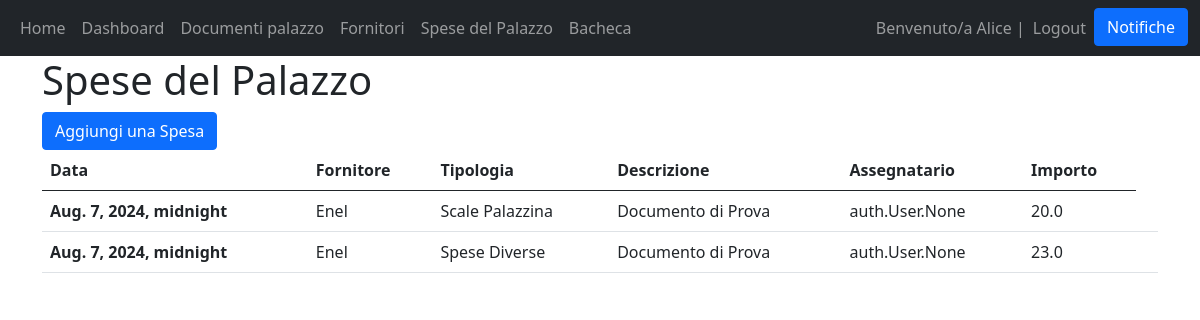
Before: /spesa (signed in) with the older database file.
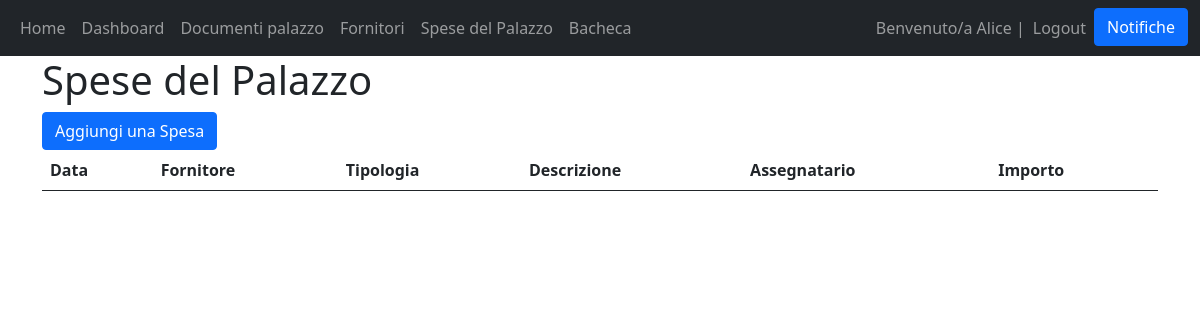
After: the same page with the newer database file.
### Condominio/models.py (models this page shows)
class Spesa(models.Model):
    class Tipologie(models.TextChoices):
        LUCE_PALAZZINA="Luce Palazzina"
        SCALE_PALAZZINA="Scale Palazzina"
        MANUTENZIONE_ORDINARIA="Manutenzione Ordinaria"
        MANUTENZIONE_ORDINARIA_COMUNE="Manutenzione Ordinaria Comune"
        SPESA_GENERALE="Spese Generali"
        SPESA_STRAORDINARIA="Spesa Straordinaria"
        SPESA_STRAORDINARIA_COMUNE="Spesa Straordinaria Comune"
        SPESE_DIVERSE="Spese Diverse"
    fornitore=models.ForeignKey(Fornitore, on_delete=models.PROTECT, default=None)
    data=models.DateTimeField("Data")
    tipologia=models.TextField("Tipologia", choices=Tipologie.choices, default=Tipologie.SPESE_DIVERSE, max_length=200)
    descrizione=models.CharField(default=None, max_length=200)
    assegnatario=models.ManyToManyField(User)
    importo=models.FloatField("Totale", default=0)
    class Meta:
        verbose_name_plural="Spese"

class Fornitore(models.Model):
    nome = models.CharField(max_length=100, primary_key=True)
    contratto = models.FileField("Contratto", blank=True, default=None)
    indirizzo = models.CharField(max_length=200)
    ragione_sociale = models.CharField(max_length=100)
    partita_iva = models.CharField(max_length=100)
    cf = models.CharField(max_length=100)
    iban = models.CharField(max_length=200)
    def __str__(self):
        return self.nome
    class Meta:
        verbose_name_plural = "Fornitori"

### Condominio/views.py (the view)
# urls.py: path('spesa', views.spesa, name="spesa"),
@login_required(login_url="/login")
def spesa(request):
    spese=Spesa.objects.all()
    if request.method == "POST":
        spesa_id = request.POST.get("spesa-id")
        print(spesa_id)
        spesa=Spesa.objects.filter(id=spesa_id).first()
        if spesa and (request.user.has_perm("main.delete_spesa")):
            spesa.delete()
    return render(request, 'Condominio_main/spese.html', {"spese":spese})

### Condominio/templates/Condominio_main/spese.html (shortened to what this page needs)
{% extends 'Condominio_main/base.html' %}
{% block content %}
<h1>Spese del Palazzo</h1>
<a class="btn btn-primary" href="/create_spesa" role="button">Aggiungi una Spesa</a>
<table class="table">
    <thead>
      <tr>
        <th scope="col">Data</th>
        <th scope="col">Fornitore</th>
        <th scope="col">Tipologia</th>
        <th scope="col">Descrizione</th>
        <th scope="col">Assegnatario</th> {% comment %} Deve poter essere un utente user di tipo non staff {% endcomment %}
        <th scope="col">Importo</th>
      </tr>
    </thead>
    <tbody>
        {% for spesa in spese %}
        <tr>
            <th scope="row">{{spesa.data}}</th>
            <td>{{spesa.fornitore}}</td>
            <td>{{spesa.tipologia}}</td>
            <td>{{spesa.descrizione}}</td>
            <td>{{spesa.assegnatario}}</td>
            <td>{{spesa.importo}}</td>
            <td>
            </td>
        </tr>
        {% endfor %}
    </tbody>
</table>
{% endblock %}

### Condominio/templates/Condominio_main/base.html (shortened to what this page needs)
<!DOCTYPE html>
<html lang="en">
<head>
    <link href="https://cdn.jsdelivr.net/npm/bootstrap@5.0.2/dist/css/bootstrap.min.css" rel="stylesheet">
</head>
<body>
    <nav class="navbar navbar-expand-lg navbar-dark bg-dark">
        <div class="container-fluid">
            <div>
                <ul class="navbar-nav">
                    <li class="nav-item">
                        <a class="nav-link" href="/home">Home</a>
                    </li>
                    <li class="nav-item">
                        <a class="nav-link" href="/create_interno">Dashboard</a>
                    </li>
                    <li class="nav-item">
                        <a class="nav-link" href="/documenti_palazzo">Documenti palazzo</a>
                    </li>
                    <li class="nav-item">
                        <a class="nav-link" href="/fornitori">Fornitori</a>
                    </li>
                    <li class="nav-item">
                        <a class="nav-link" href="/spesa">Spese del Palazzo</a>
                    </li>
                    <li class="nav-item">
                        <a class="nav-link" href="/bacheca">Bacheca</a>
                    </li>
                </ul>
            </div>
            <div>
                <ul class="navbar-nav">
                    {% if user.is_authenticated %}
                    <span class="navbar-text">Benvenuto/a {{user.first_name}} | </span>
                    <li class="nav-item">
                        <a class="nav-link" href="/logout">Logout</a>
                    </li>
                    <li class="nav-item">
                        <li class="nav-item">
                            <button class="btn btn-primary" type="button" data-bs-toggle="offcanvas" data-bs-target="#offcanvasRight" aria-controls="offcanvasRight">Notifiche</button>
                        </li>
                    </li>
                    {% else %}
                    <li class="nav-item">
                        <a class="nav-link" href="/login">Login</a>
                    </li>
                    {% endif %}
                </ul>
            </div>
        </div>
    </nav>
    <div class="container">
        {% block content %}
        {% endblock  %}
    </div>
</body>
</html>

Changed rows visible on the page:
removed Spesa: data "Aug. 7, 2024, midnight", fornitore "Enel", tipologia "Scale Palazzina", descrizione "Documento di Prova", assegnatario "auth.User.None", importo "20.0"
removed Spesa: data "Aug. 7, 2024, midnight", fornitore "Enel", tipologia "Spese Diverse", descrizione "Documento di Prova", assegnatario "auth.User.None", importo "23.0"
